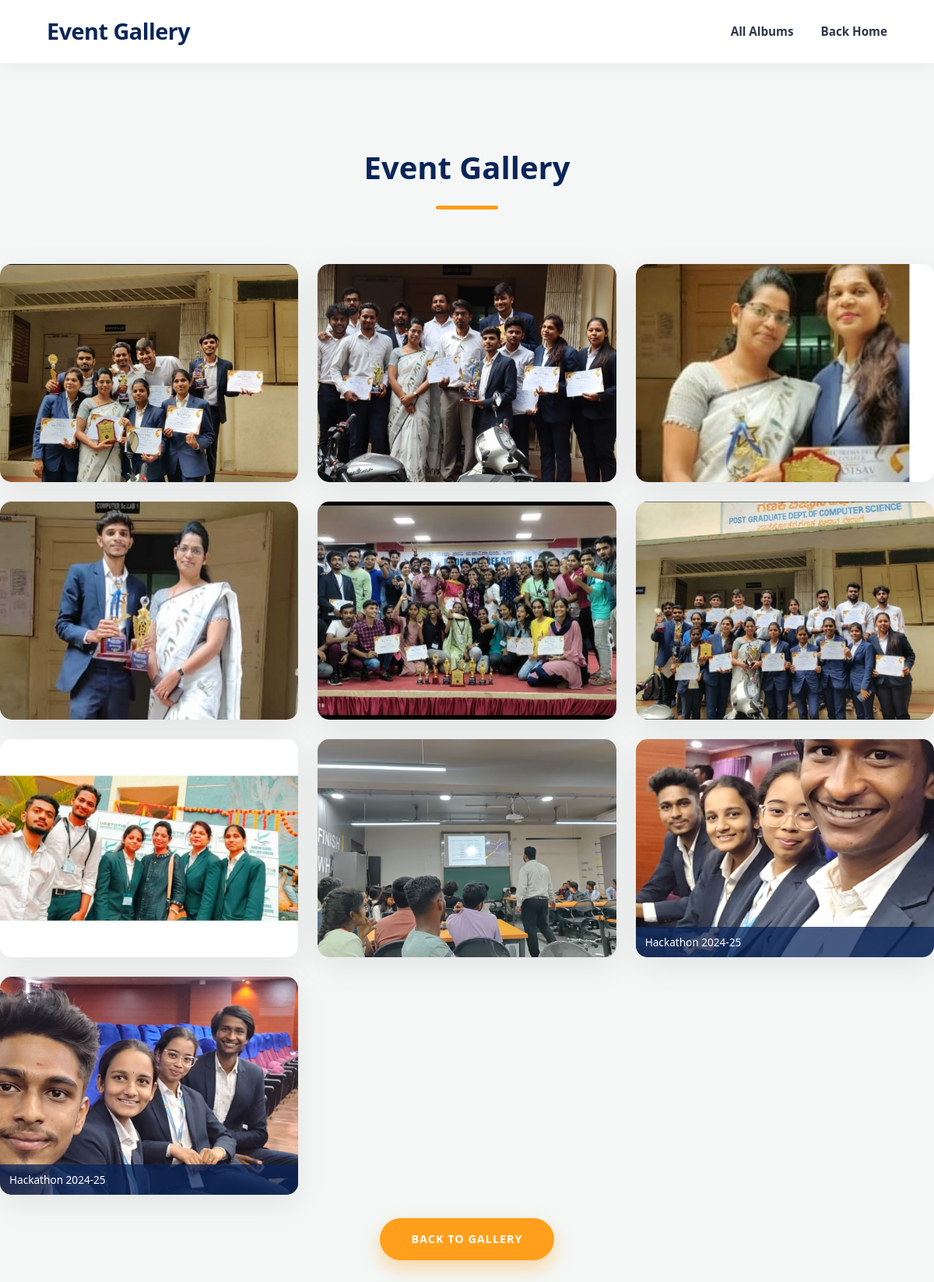
Screenshot of /gallery/event with the database file from the repository.
### app/models.py (models this page shows)
class GalleryAlbum(db.Model):
    __tablename__ = "gallery_albums"
    id = db.Column(db.Integer, primary_key=True)
    name = db.Column(db.String(150), nullable=False)
    category = db.Column(db.String(80), unique=True, nullable=False)
    display_order = db.Column(db.Integer, default=0)
    images = db.relationship(
        "GalleryImage", backref="album", cascade="all, delete-orphan",
        order_by="GalleryImage.display_order",
    )

class GalleryImage(db.Model):
    __tablename__ = "gallery_images"
    id = db.Column(db.Integer, primary_key=True)
    album_id = db.Column(db.Integer, db.ForeignKey("gallery_albums.id"), nullable=False)
    image = db.Column(db.String(300), nullable=False)
    caption = db.Column(db.String(200), default="")
    display_order = db.Column(db.Integer, default=0)

### app/routes/public.py (the view)
@public_bp.route("/gallery/<category>")
def gallery_album(category):
    album = models.GalleryAlbum.query.filter_by(category=category).first_or_404()
    return render_template("gallery_album.html", album=album)

### app/__init__.py (called while the page is built)
def _register_context_processors(app: Flask) -> None:
    @app.context_processor
    def inject_site_settings():
        from .models import SiteSetting
        try:
            settings = SiteSetting.get()
        except Exception:
            settings = None
        return {"site_settings": settings}

def _register_security_headers(app: Flask) -> None:
    @app.after_request
    def set_secure_headers(response):
        response.headers.setdefault("X-Content-Type-Options", "nosniff")
        response.headers.setdefault("X-Frame-Options", "SAMEORIGIN")
        response.headers.setdefault("Referrer-Policy", "strict-origin-when-cross-origin")
        return response

### app/models.py (called while the page is built)
def _singleton_get(model):
    row = model.query.get(1)
    if row is None:
        row = model(id=1)
        db.session.add(row)
        db.session.commit()
    return row

    @staticmethod
    def get():
        return _singleton_get(SiteSetting)

### templates/gallery_album.html (shortened to what this page needs)
<!DOCTYPE html>
<html lang="en">
<head>
    <link rel="stylesheet" href="{{ url_for('static', filename='css/style.css') }}">
    <link href="https://unpkg.com/aos@2.3.1/dist/aos.css" rel="stylesheet">
    <link rel="stylesheet" href="https://cdnjs.cloudflare.com/ajax/libs/font-awesome/6.0.0/css/all.min.css">
</head>
<body>
    <nav class="navbar">
        <div class="logo">{{ album.name }}</div>
        <ul class="nav-links">
            <li><a href="/gallery">All Albums</a></li>
            <li><a href="/">Back Home</a></li>
        </ul>
    </nav>
    <div class="container section">
        <h2 class="section-title" data-aos="fade-down">{{ album.name }}</h2>
        <div class="gallery-grid">
            {% for image in album.images %}
            <div class="gallery-item" data-aos="fade-up">
                <img src="{{ url_for('static', filename=image.image) }}" alt="{{ image.caption or album.name }}">
                {% if image.caption %}<div class="caption">{{ image.caption }}</div>{% endif %}
            </div>
            {% else %}
            <div class="empty-state">
                <i class="fas fa-images fa-3x" style="margin-bottom:20px; color:#ccc;"></i>
                <p>No images in this album yet.</p>
            </div>
            {% endfor %}
        </div>
        <div style="text-align: center; margin-top: 30px;">
            <a href="/gallery" class="btn-primary" style="display:inline-block;">Back to Gallery</a>
        </div>
    </div>
</body>
</html>

### static/css/style.css (style rules this page uses)
:root { --bg-color: #f4f7f6; --white: #ffffff; --primary: #0a2558; --primary-light: #1e4c9a; --accent: #ff9f1c; --text-main: #2d3748; --text-muted: #718096; --shadow-soft: 0 10px 40px rgba(0,0,0,0.08); --shadow-hover: 0 20px 50px rgba(0,0,0,0.12); }
* { margin: 0; padding: 0; box-sizing: border-box; font-family: 'Segoe UI', 'Roboto', Helvetica, Arial, sans-serif; }
body { background-color: var(--bg-color); color: var(--text-main); line-height: 1.7; overflow-x: hidden; }
a { text-decoration: none; color: inherit; transition: 0.3s ease; }
ul { list-style: none; }
.navbar { display: flex; justify-content: space-between; align-items: center; padding: 1rem 5%; background: var(--white); box-shadow: 0 4px 20px rgba(0,0,0,0.05); position: sticky; top: 0; z-index: 1000; }
.logo { font-size: 1.8rem; font-weight: 800; color: var(--primary); letter-spacing: -0.5px; }
.nav-links { display: flex; gap: 35px; }
.nav-links a { color: var(--text-main); font-weight: 600; font-size: 0.95rem; position: relative; }
.nav-links a::after { content: ''; position: absolute; width: 0; height: 2px; bottom: -5px; left: 0; background-color: var(--accent); transition: width 0.3s; }
.btn-primary { display: inline-block; padding: 15px 40px; background: var(--accent); color: var(--white); border: none; font-weight: 700; border-radius: 50px; cursor: pointer; text-transform: uppercase; font-size: 0.9rem; letter-spacing: 1px; box-shadow: 0 10px 25px rgba(255, 159, 28, 0.4); transition: all 0.3s ease; animation: fadeInUp 1s ease-out 0.6s backwards; }
.container { max-width: 1200px; margin: 0 auto; padding: 0 20px; }
.section { padding: 100px 0; }
.section-title { text-align: center; font-size: 2.5rem; font-weight: 800; margin-bottom: 70px; color: var(--primary); position: relative; }
.section-title::after { content: ''; display: block; width: 80px; height: 5px; background: var(--accent); margin: 15px auto 0; border-radius: 5px; }
.gallery-grid { display: grid; grid-template-columns: repeat(auto-fill, minmax(300px, 1fr)); gap: 25px; }
.gallery-item { height: 280px; border-radius: 15px; overflow: hidden; box-shadow: var(--shadow-soft); position: relative; cursor: pointer; }
.gallery-item img { width: 100%; height: 100%; object-fit: cover; transition: transform 0.6s cubic-bezier(0.165, 0.84, 0.44, 1); }

### templates/gallery_album.html (style rules this page uses)
.gallery-item .caption { position:absolute; bottom:0; left:0; right:0; background:rgba(10,37,88,0.75); color:#fff; padding:8px 12px; font-size:0.85rem; }

### rows the page displays
GalleryAlbum: name "Event Gallery"
GalleryImage: image (picture)
GalleryImage: image (picture)
GalleryImage: image (picture)
GalleryImage: image (picture)
GalleryImage: image (picture)
GalleryImage: image (picture)
GalleryImage: image (picture)
GalleryImage: image (picture)
GalleryImage: image (picture), caption "Hackathon 2024-25"
GalleryImage: image (picture), caption "Hackathon 2024-25"
